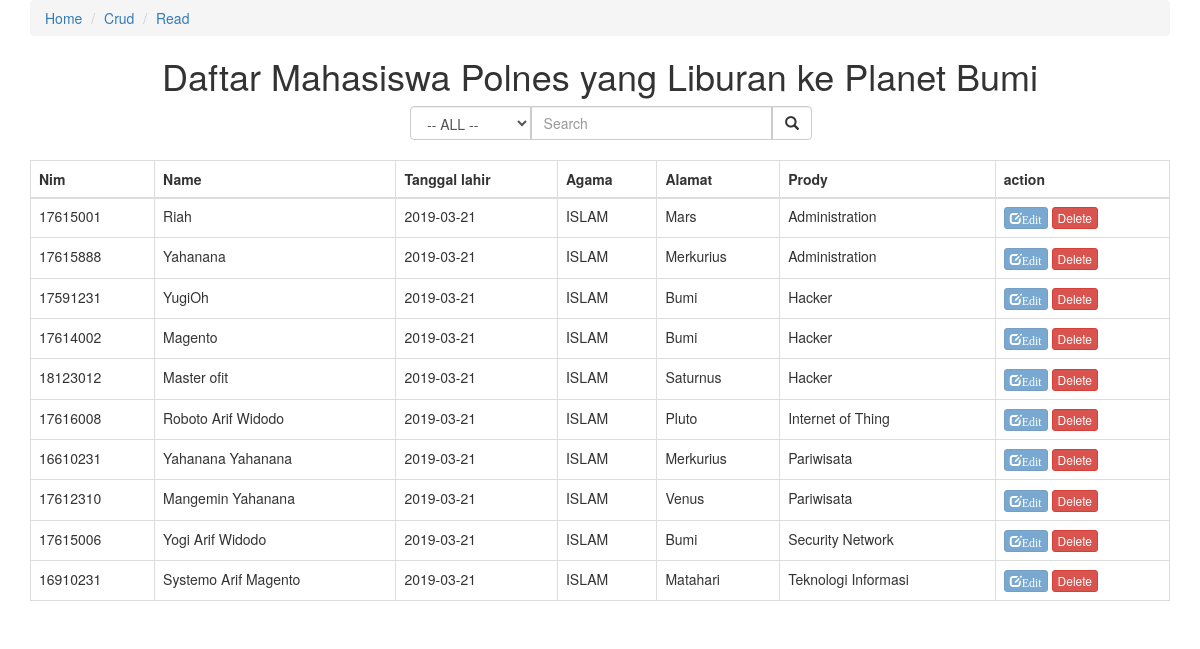
The page /crud-week-kampus/yogi-read-mhs.php on the database its author committed.
### tables this page shows
CREATE TABLE `jurusan` (
  `kd_jur` char(2) NOT NULL,
  `nm_jur` varchar(30) NOT NULL
);

CREATE TABLE `mhs` (
  `nim` varchar(8) NOT NULL,
  `nama` varchar(25) NOT NULL,
  `tgl_lahir` date NOT NULL,
  `agama` varchar(12) NOT NULL,
  `alamat` varchar(30) NOT NULL,
  `kd_prody` char(3) NOT NULL
);

### crud-week-kampus/yogi-read-mhs.php (the view, shortened to what this page needs)
<?php
include_once("../crud-week-kampus/apiEndPoint/connection.php");
$result = mysqli_query($CONN, "SELECT
        ms.nim, ms.nama, ms.tgl_lahir, ms.agama, ms.alamat, jur.nm_jur
    FROM
        jurusan jur, mhs ms, prody pr
    WHERE
        jur.kd_jur = pr.kd_jur AND
        pr.kd_prody = ms.kd_prody");
?>
<!DOCTYPE html>
<html lang="en">
<head>
    <link rel="stylesheet" href="https://maxcdn.bootstrapcdn.com/bootstrap/3.4.0/css/bootstrap.min.css">
</head>
<body>
    <div class="container">
        <ul class="breadcrumb">
            <li><a href="http://localhost/kuliah">Home</a></li>
            <li><a href="http://localhost/kuliah/crud-week-kampus">Crud</a></li>
            <li class="active"><a href="http://localhost/kuliah/crud-week-kampus/yogi-read-mhs.php">Read</a></li>
        </ul>
        <h1 class="text-center">Daftar Mahasiswa Polnes yang Liburan ke Planet Bumi</h1>
        <form action="find.php">
            <div class="col-md-offset-4">
                <div class="input-group">
                    <select name="category" class="form-control" id="sel1" style="width: 30%">
                        <option value="all">-- ALL --</option>
                    </select>
                    <input type="text" placeholder="Search" name="find" class="form-control" style="width: 60%">
                    <button class="btn btn-default form-control" type="submit" style="width: 10%"> <i class="glyphicon glyphicon-search"></i></button>
                </div>
            </div>
        </form>
        <br>
        <div class="table-responsive">
            <table class="table table-bordered table-hover">
                <thead>
                    <tr>
                        <th>Nim</th>
                        <th>Name</th>
                        <th>Tanggal lahir</th>
                        <th>Agama</th>
                        <th>Alamat</th>
                        <th>Prody</th>
                        <th>action</th>
                    </tr>
                </thead>
                <tbody>
                    <tr>
                        <?php
                        if (empty($result)) {
                            echo "Data Tidak di Temukan";
                        } else {
                            while ($user_data = mysqli_fetch_array($result)) {
                                echo "<tr>";
                                echo "<td>" . $user_data['nim'] . "</td>";
                                echo "<td>" . $user_data['nama'] . "</td>";
                                echo "<td>" . $user_data['tgl_lahir'] . "</td>";
                                echo "<td>" . $user_data['agama'] . "</td>";
                                echo "<td>" . $user_data['alamat'] . "</td>";
                                echo "<td>" . $user_data['nm_jur'] . "</td>";
                                if (isset($user_data)) {
                                    echo "<td>";
                                    echo "<a href='edit.php' class='btn btn-primary btn-xs disabled'>";
                                    echo "<span class='glyphicon glyphicon-edit'>Edit</a> ";
                                    echo "<a class='btn btn-danger btn-xs'";
                                    echo "<span class='glyphicon glyphicon-trash'>Delete</a>";
                                    echo "</td>";
                                }
                            }
                        }
                        ?>
                    </tr>
                </tbody>
            </table>
        </div>
    </div>
</body>
</html>

### rows shown on the page
jurusan: mhs.nim "17615001", mhs.nama "Riah", mhs.tgl_lahir "2019-03-21", mhs.agama "ISLAM", mhs.alamat "Mars", nm_jur "Administration", mhs.nim "17615888", mhs.nama "Yahanana", mhs.alamat "Merkurius"
jurusan: mhs.nim "17591231", mhs.nama "YugiOh", mhs.tgl_lahir "2019-03-21", mhs.agama "ISLAM", mhs.alamat "Bumi", nm_jur "Hacker", mhs.nim "17614002", mhs.nama "Magento", mhs.nim "18123012", mhs.nama "Master ofit", mhs.alamat "Saturnus"
jurusan: mhs.nim "17616008", mhs.nama "Roboto Arif Widodo", mhs.tgl_lahir "2019-03-21", mhs.agama "ISLAM", mhs.alamat "Pluto", nm_jur "Internet of Thing"
jurusan: mhs.nim "16610231", mhs.nama "Yahanana Yahanana", mhs.tgl_lahir "2019-03-21", mhs.agama "ISLAM", mhs.alamat "Merkurius", nm_jur "Pariwisata", mhs.nim "17612310", mhs.nama "Mangemin Yahanana", mhs.alamat "Venus"
jurusan: mhs.nim "17615006", mhs.nama "Yogi Arif Widodo", mhs.tgl_lahir "2019-03-21", mhs.agama "ISLAM", mhs.alamat "Bumi", nm_jur "Security Network"
jurusan: mhs.nim "16910231", mhs.nama "Systemo Arif Magento", mhs.tgl_lahir "2019-03-21", mhs.agama "ISLAM", mhs.alamat "Matahari", nm_jur "Teknologi Informasi"
